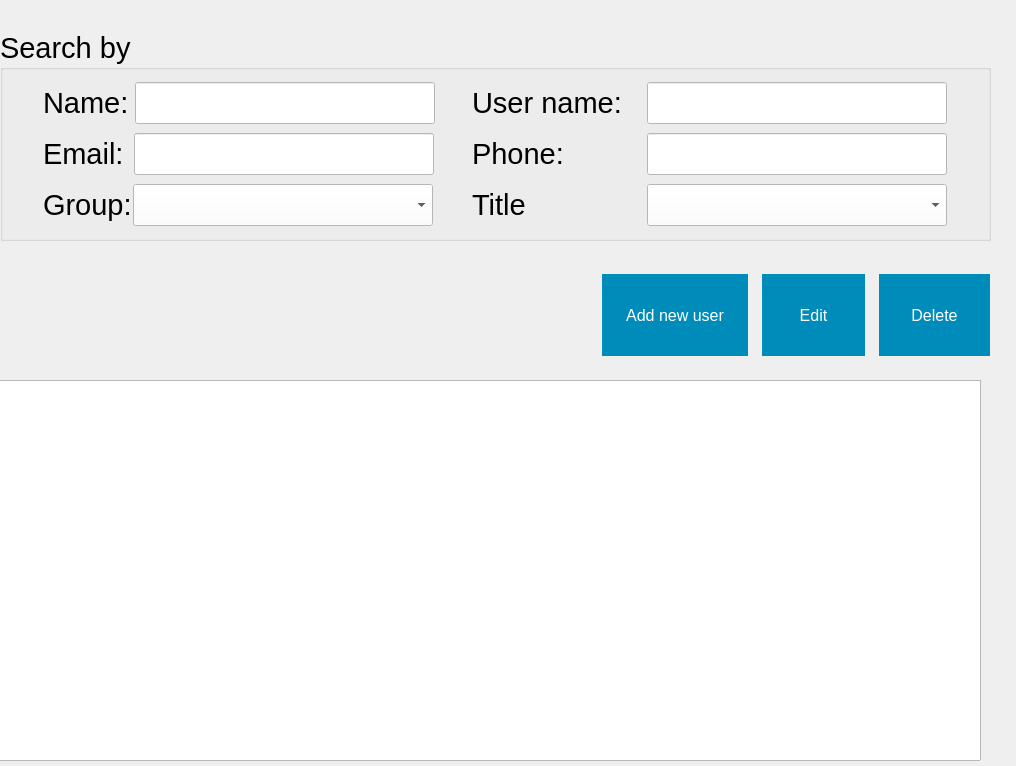
<?xml version="1.0" encoding="UTF-8"?>
<ui version="4.0">
 <class>Form</class>
 <widget class="QWidget" name="Form">
  <property name="geometry">
   <rect>
    <x>0</x>
    <y>0</y>
    <width>1016</width>
    <height>766</height>
   </rect>
  </property>
  <property name="windowTitle">
   <string>Form</string>
  </property>
  <widget class="QTableView" name="employees_table_view">
   <property name="geometry">
    <rect>
     <x>-10</x>
     <y>380</y>
     <width>991</width>
     <height>381</height>
    </rect>
   </property>
  </widget>
  <widget class="QWidget" name="layoutWidget">
   <property name="geometry">
    <rect>
     <x>600</x>
     <y>270</y>
     <width>392</width>
     <height>91</height>
    </rect>
   </property>
   <layout class="QHBoxLayout" name="horizontalLayout_9">
    <property name="spacing">
     <number>10</number>
    </property>
    <item>
     <widget class="QPushButton" name="add_employee_btn">
      <property name="sizePolicy">
       <sizepolicy hsizetype="Minimum" vsizetype="Preferred">
        <horstretch>0</horstretch>
        <verstretch>0</verstretch>
       </sizepolicy>
      </property>
      <property name="minimumSize">
       <size>
        <width>150</width>
        <height>25</height>
       </size>
      </property>
      <property name="maximumSize">
       <size>
        <width>200</width>
        <height>90</height>
       </size>
      </property>
      <property name="font">
       <font>
        <pointsize>-1</pointsize>
        <underline>false</underline>
        <strikeout>false</strikeout>
       </font>
      </property>
      <property name="styleSheet">
       <string notr="true">
  background-color: #008CBA;
  border: none;
  color: white;
  text-align: center;
  text-decoration: none;
  display: inline-block;
  font-size: 16px;
  margin: 4px 2px;
  cursor: pointer;
</string>
      </property>
      <property name="text">
       <string>Add new user</string>
      </property>
     </widget>
    </item>
    <item>
     <widget class="QPushButton" name="edit_employee_btn">
      <property name="enabled">
       <bool>false</bool>
      </property>
      <property name="sizePolicy">
       <sizepolicy hsizetype="Fixed" vsizetype="Fixed">
        <horstretch>0</horstretch>
        <verstretch>0</verstretch>
       </sizepolicy>
      </property>
      <property name="maximumSize">
       <size>
        <width>200</width>
        <height>90</height>
       </size>
      </property>
      <property name="font">
       <font>
        <pointsize>-1</pointsize>
        <underline>false</underline>
        <strikeout>false</strikeout>
       </font>
      </property>
      <property name="styleSheet">
       <string notr="true">
  background-color: #008CBA;
  border: none;
  color: white;
  padding: 15px 32px;
  text-align: center;
  text-decoration: none;
  display: inline-block;
  font-size: 16px;
  margin: 4px 2px;
  cursor: pointer;
</string>
      </property>
      <property name="text">
       <string>Edit</string>
      </property>
     </widget>
    </item>
    <item>
     <widget class="QPushButton" name="delete_employee_btn">
      <property name="enabled">
       <bool>false</bool>
      </property>
      <property name="sizePolicy">
       <sizepolicy hsizetype="Fixed" vsizetype="Fixed">
        <horstretch>0</horstretch>
        <verstretch>0</verstretch>
       </sizepolicy>
      </property>
      <property name="maximumSize">
       <size>
        <width>200</width>
        <height>90</height>
       </size>
      </property>
      <property name="font">
       <font>
        <pointsize>-1</pointsize>
        <underline>false</underline>
        <strikeout>false</strikeout>
       </font>
      </property>
      <property name="styleSheet">
       <string notr="true">
  background-color: #008CBA;
  border: none;
  color: white;
  padding: 15px 32px;
  text-align: center;
  text-decoration: none;
  display: inline-block;
  font-size: 16px;
  margin: 4px 2px;
  cursor: pointer;
</string>
      </property>
      <property name="text">
       <string>Delete</string>
      </property>
     </widget>
    </item>
   </layout>
  </widget>
  <widget class="QGroupBox" name="groupBox">
   <property name="geometry">
    <rect>
     <x>0</x>
     <y>30</y>
     <width>991</width>
     <height>211</height>
    </rect>
   </property>
   <property name="font">
    <font>
     <pointsize>22</pointsize>
    </font>
   </property>
   <property name="title">
    <string>Search by</string>
   </property>
   <layout class="QHBoxLayout" name="horizontalLayout_8">
    <item>
     <layout class="QVBoxLayout" name="verticalLayout">
      <item>
       <layout class="QHBoxLayout" name="horizontalLayout">
        <property name="sizeConstraint">
         <enum>QLayout::SetFixedSize</enum>
        </property>
        <property name="leftMargin">
         <number>0</number>
        </property>
        <item>
         <widget class="QLabel" name="nameLabel">
          <property name="sizePolicy">
           <sizepolicy hsizetype="Fixed" vsizetype="Preferred">
            <horstretch>0</horstretch>
            <verstretch>0</verstretch>
           </sizepolicy>
          </property>
          <property name="maximumSize">
           <size>
            <width>100</width>
            <height>100</height>
           </size>
          </property>
          <property name="font">
           <font>
            <pointsize>22</pointsize>
           </font>
          </property>
          <property name="text">
           <string>Name:</string>
          </property>
         </widget>
        </item>
        <item>
         <widget class="QLineEdit" name="nameLineEdit">
          <property name="sizePolicy">
           <sizepolicy hsizetype="Fixed" vsizetype="Fixed">
            <horstretch>0</horstretch>
            <verstretch>0</verstretch>
           </sizepolicy>
          </property>
          <property name="minimumSize">
           <size>
            <width>300</width>
            <height>0</height>
           </size>
          </property>
          <property name="maximumSize">
           <size>
            <width>300</width>
            <height>16777215</height>
           </size>
          </property>
          <property name="layoutDirection">
           <enum>Qt::LeftToRight</enum>
          </property>
          <property name="styleSheet">
           <string notr="true">background-color:white;</string>
          </property>
         </widget>
        </item>
       </layout>
      </item>
      <item>
       <layout class="QHBoxLayout" name="horizontalLayout_3">
        <property name="spacing">
         <number>10</number>
        </property>
        <property name="sizeConstraint">
         <enum>QLayout::SetFixedSize</enum>
        </property>
        <item>
         <widget class="QLabel" name="emailLabel">
          <property name="sizePolicy">
           <sizepolicy hsizetype="Fixed" vsizetype="Preferred">
            <horstretch>0</horstretch>
            <verstretch>0</verstretch>
           </sizepolicy>
          </property>
          <property name="font">
           <font>
            <pointsize>22</pointsize>
           </font>
          </property>
          <property name="text">
           <string>Email:</string>
          </property>
         </widget>
        </item>
        <item>
         <widget class="QLineEdit" name="emailLabel_2">
          <property name="sizePolicy">
           <sizepolicy hsizetype="Fixed" vsizetype="Fixed">
            <horstretch>0</horstretch>
            <verstretch>0</verstretch>
           </sizepolicy>
          </property>
          <property name="minimumSize">
           <size>
            <width>300</width>
            <height>0</height>
           </size>
          </property>
          <property name="maximumSize">
           <size>
            <width>300</width>
            <height>16777215</height>
           </size>
          </property>
          <property name="styleSheet">
           <string notr="true">background-color:white;</string>
          </property>
         </widget>
        </item>
       </layout>
      </item>
      <item>
       <layout class="QHBoxLayout" name="horizontalLayout_5">
        <property name="spacing">
         <number>1</number>
        </property>
        <property name="sizeConstraint">
         <enum>QLayout::SetFixedSize</enum>
        </property>
        <item>
         <widget class="QLabel" name="nameLabel_5">
          <property name="sizePolicy">
           <sizepolicy hsizetype="Fixed" vsizetype="Preferred">
            <horstretch>0</horstretch>
            <verstretch>0</verstretch>
           </sizepolicy>
          </property>
          <property name="font">
           <font>
            <pointsize>22</pointsize>
           </font>
          </property>
          <property name="text">
           <string>Group:</string>
          </property>
         </widget>
        </item>
        <item>
         <widget class="QComboBox" name="comboBox">
          <property name="sizePolicy">
           <sizepolicy hsizetype="Fixed" vsizetype="Fixed">
            <horstretch>0</horstretch>
            <verstretch>0</verstretch>
           </sizepolicy>
          </property>
          <property name="minimumSize">
           <size>
            <width>300</width>
            <height>0</height>
           </size>
          </property>
          <property name="maximumSize">
           <size>
            <width>300</width>
            <height>16777215</height>
           </size>
          </property>
          <property name="styleSheet">
           <string notr="true">background-color:white;</string>
          </property>
         </widget>
        </item>
       </layout>
      </item>
     </layout>
    </item>
    <item>
     <layout class="QVBoxLayout" name="verticalLayout_2">
      <item>
       <layout class="QHBoxLayout" name="horizontalLayout_2">
        <property name="sizeConstraint">
         <enum>QLayout::SetFixedSize</enum>
        </property>
        <property name="leftMargin">
         <number>0</number>
        </property>
        <item>
         <widget class="QLabel" name="nameLabel_2">
          <property name="sizePolicy">
           <sizepolicy hsizetype="Fixed" vsizetype="Preferred">
            <horstretch>0</horstretch>
            <verstretch>0</verstretch>
           </sizepolicy>
          </property>
          <property name="maximumSize">
           <size>
            <width>170</width>
            <height>100</height>
           </size>
          </property>
          <property name="font">
           <font>
            <pointsize>22</pointsize>
           </font>
          </property>
          <property name="text">
           <string>User name:</string>
          </property>
         </widget>
        </item>
        <item>
         <widget class="QLineEdit" name="nameLineEdit_2">
          <property name="sizePolicy">
           <sizepolicy hsizetype="Fixed" vsizetype="Fixed">
            <horstretch>0</horstretch>
            <verstretch>0</verstretch>
           </sizepolicy>
          </property>
          <property name="minimumSize">
           <size>
            <width>300</width>
            <height>0</height>
           </size>
          </property>
          <property name="maximumSize">
           <size>
            <width>300</width>
            <height>16777215</height>
           </size>
          </property>
          <property name="layoutDirection">
           <enum>Qt::LeftToRight</enum>
          </property>
          <property name="styleSheet">
           <string notr="true">background-color:white;</string>
          </property>
         </widget>
        </item>
       </layout>
      </item>
      <item>
       <layout class="QHBoxLayout" name="horizontalLayout_4">
        <property name="spacing">
         <number>75</number>
        </property>
        <property name="sizeConstraint">
         <enum>QLayout::SetFixedSize</enum>
        </property>
        <property name="leftMargin">
         <number>0</number>
        </property>
        <item>
         <widget class="QLabel" name="nameLabel_4">
          <property name="sizePolicy">
           <sizepolicy hsizetype="Fixed" vsizetype="Preferred">
            <horstretch>0</horstretch>
            <verstretch>0</verstretch>
           </sizepolicy>
          </property>
          <property name="maximumSize">
           <size>
            <width>100</width>
            <height>100</height>
           </size>
          </property>
          <property name="font">
           <font>
            <pointsize>22</pointsize>
           </font>
          </property>
          <property name="text">
           <string>Phone:</string>
          </property>
         </widget>
        </item>
        <item>
         <widget class="QLineEdit" name="nameLineEdit_4">
          <property name="sizePolicy">
           <sizepolicy hsizetype="Fixed" vsizetype="Fixed">
            <horstretch>0</horstretch>
            <verstretch>0</verstretch>
           </sizepolicy>
          </property>
          <property name="minimumSize">
           <size>
            <width>300</width>
            <height>0</height>
           </size>
          </property>
          <property name="maximumSize">
           <size>
            <width>300</width>
            <height>16777215</height>
           </size>
          </property>
          <property name="layoutDirection">
           <enum>Qt::LeftToRight</enum>
          </property>
          <property name="styleSheet">
           <string notr="true">background-color:white;</string>
          </property>
         </widget>
        </item>
       </layout>
      </item>
      <item>
       <layout class="QHBoxLayout" name="horizontalLayout_6">
        <property name="spacing">
         <number>75</number>
        </property>
        <property name="sizeConstraint">
         <enum>QLayout::SetFixedSize</enum>
        </property>
        <item>
         <widget class="QLabel" name="nameLabel_6">
          <property name="sizePolicy">
           <sizepolicy hsizetype="Fixed" vsizetype="Preferred">
            <horstretch>0</horstretch>
            <verstretch>0</verstretch>
           </sizepolicy>
          </property>
          <property name="maximumSize">
           <size>
            <width>100</width>
            <height>100</height>
           </size>
          </property>
          <property name="sizeIncrement">
           <size>
            <width>170</width>
            <height>100</height>
           </size>
          </property>
          <property name="font">
           <font>
            <pointsize>22</pointsize>
           </font>
          </property>
          <property name="text">
           <string>Title</string>
          </property>
         </widget>
        </item>
        <item>
         <widget class="QComboBox" name="comboBox_2">
          <property name="sizePolicy">
           <sizepolicy hsizetype="Fixed" vsizetype="Fixed">
            <horstretch>0</horstretch>
            <verstretch>0</verstretch>
           </sizepolicy>
          </property>
          <property name="minimumSize">
           <size>
            <width>300</width>
            <height>0</height>
           </size>
          </property>
          <property name="maximumSize">
           <size>
            <width>300</width>
            <height>16777215</height>
           </size>
          </property>
          <property name="styleSheet">
           <string notr="true">background-color:white;</string>
          </property>
         </widget>
        </item>
       </layout>
      </item>
     </layout>
    </item>
   </layout>
  </widget>
 </widget>
 <resources/>
 <connections/>
</ui>
